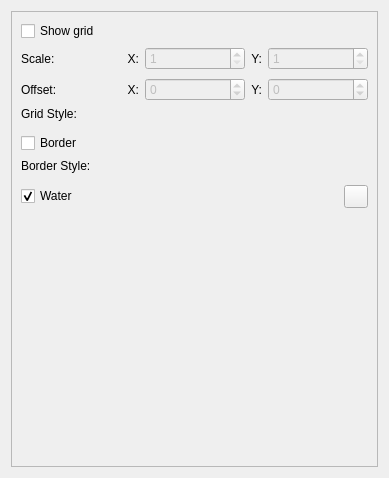
<?xml version="1.0" encoding="UTF-8"?>
<ui version="4.0">
 <class>MiscView</class>
 <widget class="QWidget" name="MiscView">
  <property name="geometry">
   <rect>
    <x>0</x>
    <y>0</y>
    <width>389</width>
    <height>478</height>
   </rect>
  </property>
  <property name="windowTitle">
   <string>Misc</string>
  </property>
  <layout class="QVBoxLayout" name="verticalLayout">
   <item>
    <widget class="QScrollArea" name="scrollArea">
     <property name="widgetResizable">
      <bool>true</bool>
     </property>
     <widget class="QWidget" name="scrollAreaWidgetContents">
      <property name="geometry">
       <rect>
        <x>0</x>
        <y>0</y>
        <width>373</width>
        <height>462</height>
       </rect>
      </property>
      <layout class="QVBoxLayout" name="verticalLayout_2">
       <item>
        <widget class="QCheckBox" name="ShowGrid">
         <property name="text">
          <string>Show grid</string>
         </property>
        </widget>
       </item>
       <item>
        <layout class="QGridLayout" name="gridLayout">
         <property name="verticalSpacing">
          <number>8</number>
         </property>
         <item row="1" column="1">
          <widget class="QLabel" name="label_5">
           <property name="sizePolicy">
            <sizepolicy hsizetype="Maximum" vsizetype="Preferred">
             <horstretch>0</horstretch>
             <verstretch>0</verstretch>
            </sizepolicy>
           </property>
           <property name="text">
            <string>X:</string>
           </property>
           <property name="alignment">
            <set>Qt::AlignmentFlag::AlignRight|Qt::AlignmentFlag::AlignTrailing|Qt::AlignmentFlag::AlignVCenter</set>
           </property>
          </widget>
         </item>
         <item row="1" column="4">
          <widget class="QSpinBox" name="ScaleY">
           <property name="enabled">
            <bool>false</bool>
           </property>
           <property name="sizePolicy">
            <sizepolicy hsizetype="Minimum" vsizetype="Fixed">
             <horstretch>0</horstretch>
             <verstretch>0</verstretch>
            </sizepolicy>
           </property>
           <property name="minimum">
            <number>1</number>
           </property>
          </widget>
         </item>
         <item row="2" column="2">
          <widget class="QSpinBox" name="OffsetX">
           <property name="enabled">
            <bool>false</bool>
           </property>
           <property name="sizePolicy">
            <sizepolicy hsizetype="Minimum" vsizetype="Fixed">
             <horstretch>0</horstretch>
             <verstretch>0</verstretch>
            </sizepolicy>
           </property>
           <property name="minimum">
            <number>-99</number>
           </property>
          </widget>
         </item>
         <item row="2" column="4">
          <widget class="QSpinBox" name="OffsetY">
           <property name="enabled">
            <bool>false</bool>
           </property>
           <property name="sizePolicy">
            <sizepolicy hsizetype="Minimum" vsizetype="Fixed">
             <horstretch>0</horstretch>
             <verstretch>0</verstretch>
            </sizepolicy>
           </property>
           <property name="minimum">
            <number>-99</number>
           </property>
          </widget>
         </item>
         <item row="2" column="1">
          <widget class="QLabel" name="label_3">
           <property name="sizePolicy">
            <sizepolicy hsizetype="Maximum" vsizetype="Preferred">
             <horstretch>0</horstretch>
             <verstretch>0</verstretch>
            </sizepolicy>
           </property>
           <property name="text">
            <string>X:</string>
           </property>
           <property name="alignment">
            <set>Qt::AlignmentFlag::AlignRight|Qt::AlignmentFlag::AlignTrailing|Qt::AlignmentFlag::AlignVCenter</set>
           </property>
          </widget>
         </item>
         <item row="1" column="3">
          <widget class="QLabel" name="label_6">
           <property name="sizePolicy">
            <sizepolicy hsizetype="Maximum" vsizetype="Preferred">
             <horstretch>0</horstretch>
             <verstretch>0</verstretch>
            </sizepolicy>
           </property>
           <property name="text">
            <string>Y:</string>
           </property>
           <property name="alignment">
            <set>Qt::AlignmentFlag::AlignRight|Qt::AlignmentFlag::AlignTrailing|Qt::AlignmentFlag::AlignVCenter</set>
           </property>
          </widget>
         </item>
         <item row="1" column="0">
          <widget class="QLabel" name="label_2">
           <property name="text">
            <string>Scale:</string>
           </property>
          </widget>
         </item>
         <item row="2" column="0">
          <widget class="QLabel" name="label">
           <property name="text">
            <string>Offset:</string>
           </property>
          </widget>
         </item>
         <item row="1" column="2">
          <widget class="QSpinBox" name="ScaleX">
           <property name="enabled">
            <bool>false</bool>
           </property>
           <property name="sizePolicy">
            <sizepolicy hsizetype="Minimum" vsizetype="Fixed">
             <horstretch>0</horstretch>
             <verstretch>0</verstretch>
            </sizepolicy>
           </property>
           <property name="minimum">
            <number>1</number>
           </property>
          </widget>
         </item>
         <item row="2" column="3">
          <widget class="QLabel" name="label_4">
           <property name="sizePolicy">
            <sizepolicy hsizetype="Maximum" vsizetype="Preferred">
             <horstretch>0</horstretch>
             <verstretch>0</verstretch>
            </sizepolicy>
           </property>
           <property name="text">
            <string>Y:</string>
           </property>
           <property name="alignment">
            <set>Qt::AlignmentFlag::AlignRight|Qt::AlignmentFlag::AlignTrailing|Qt::AlignmentFlag::AlignVCenter</set>
           </property>
          </widget>
         </item>
        </layout>
       </item>
       <item>
        <widget class="QLabel" name="label_7">
         <property name="text">
          <string>Grid Style:</string>
         </property>
        </widget>
       </item>
       <item>
        <widget class="PenPicker" name="GridColor" native="true"/>
       </item>
       <item>
        <widget class="QCheckBox" name="ShowBorder">
         <property name="text">
          <string>Border</string>
         </property>
        </widget>
       </item>
       <item>
        <widget class="QLabel" name="label_8">
         <property name="text">
          <string>Border Style:</string>
         </property>
        </widget>
       </item>
       <item>
        <widget class="PenPicker" name="BorderColor" native="true"/>
       </item>
       <item>
        <layout class="QHBoxLayout" name="horizontalLayout">
         <item>
          <widget class="QCheckBox" name="Water">
           <property name="text">
            <string>Water</string>
           </property>
           <property name="checked">
            <bool>true</bool>
           </property>
          </widget>
         </item>
         <item>
          <widget class="ColorPicker" name="WaterColor">
           <property name="text">
            <string/>
           </property>
          </widget>
         </item>
        </layout>
       </item>
       <item>
        <spacer name="verticalSpacer">
         <property name="orientation">
          <enum>Qt::Orientation::Vertical</enum>
         </property>
         <property name="sizeHint" stdset="0">
          <size>
           <width>20</width>
           <height>40</height>
          </size>
         </property>
        </spacer>
       </item>
      </layout>
     </widget>
    </widget>
   </item>
  </layout>
 </widget>
 <customwidgets>
  <customwidget>
   <class>PenPicker</class>
   <extends>QWidget</extends>
   <header>RWESharpWidgets.h</header>
   <container>1</container>
  </customwidget>
  <customwidget>
   <class>ColorPicker</class>
   <extends>QToolButton</extends>
   <header>RWESharpWidgets.h</header>
  </customwidget>
 </customwidgets>
 <resources/>
 <connections>
  <connection>
   <sender>ShowGrid</sender>
   <signal>toggled(bool)</signal>
   <receiver>ScaleX</receiver>
   <slot>setEnabled(bool)</slot>
   <hints>
    <hint type="sourcelabel">
     <x>82</x>
     <y>31</y>
    </hint>
    <hint type="destinationlabel">
     <x>122</x>
     <y>49</y>
    </hint>
   </hints>
  </connection>
  <connection>
   <sender>ShowGrid</sender>
   <signal>toggled(bool)</signal>
   <receiver>ScaleY</receiver>
   <slot>setEnabled(bool)</slot>
   <hints>
    <hint type="sourcelabel">
     <x>220</x>
     <y>32</y>
    </hint>
    <hint type="destinationlabel">
     <x>373</x>
     <y>58</y>
    </hint>
   </hints>
  </connection>
  <connection>
   <sender>ShowGrid</sender>
   <signal>toggled(bool)</signal>
   <receiver>OffsetX</receiver>
   <slot>setEnabled(bool)</slot>
   <hints>
    <hint type="sourcelabel">
     <x>130</x>
     <y>30</y>
    </hint>
    <hint type="destinationlabel">
     <x>210</x>
     <y>135</y>
    </hint>
   </hints>
  </connection>
  <connection>
   <sender>ShowGrid</sender>
   <signal>toggled(bool)</signal>
   <receiver>OffsetY</receiver>
   <slot>setEnabled(bool)</slot>
   <hints>
    <hint type="sourcelabel">
     <x>188</x>
     <y>31</y>
    </hint>
    <hint type="destinationlabel">
     <x>373</x>
     <y>135</y>
    </hint>
   </hints>
  </connection>
  <connection>
   <sender>Water</sender>
   <signal>toggled(bool)</signal>
   <receiver>WaterColor</receiver>
   <slot>setEnabled(bool)</slot>
   <hints>
    <hint type="sourcelabel">
     <x>111</x>
     <y>273</y>
    </hint>
    <hint type="destinationlabel">
     <x>358</x>
     <y>273</y>
    </hint>
   </hints>
  </connection>
 </connections>
</ui>
